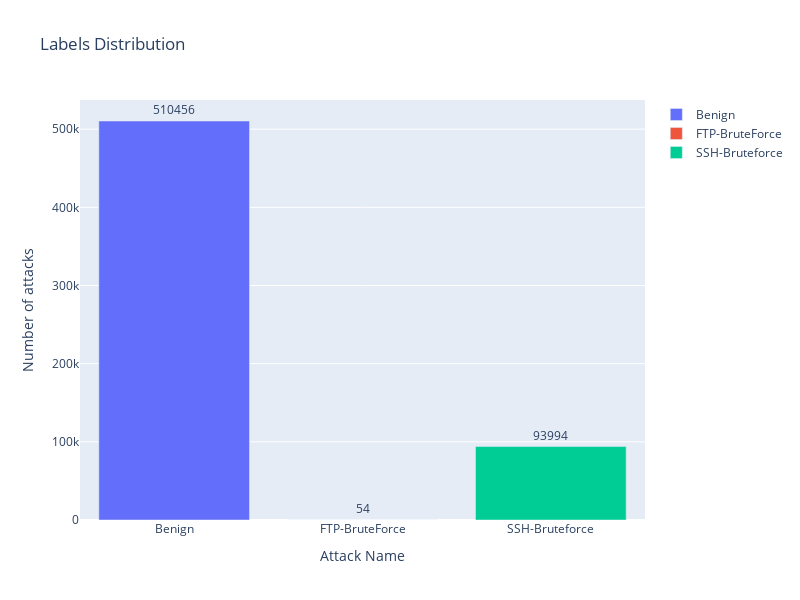

This figure's notebook cell:
### Code cell
showAttackDistribution(withoutDuplicates[LABEL])

### Figure 1 — Plotly figure (JSON) as saved in the notebook; plotly's stock layout.template omitted (floating-point values rounded to 4 significant figures)
{"data": [{"name": "Benign", "orientation": "v", "text": "510456", "textposition": "outside", "type": "bar", "x": ["Benign"], "y": [510456]}, {"name": "FTP-BruteForce", "orientation": "v", "text": "54", "textposition": "outside", "type": "bar", "x": ["FTP-BruteForce"], "y": [54]}, {"name": "SSH-Bruteforce", "orientation": "v", "text": "93994", "textposition": "outside", "type": "bar", "x": ["SSH-Bruteforce"], "y": [93994]}], "layout": {"height": 600, "title": {"text": "Labels Distribution"}, "width": 800, "xaxis": {"title": {"text": "Attack Name"}}, "yaxis": {"title": {"text": "Number of attacks"}}}}
